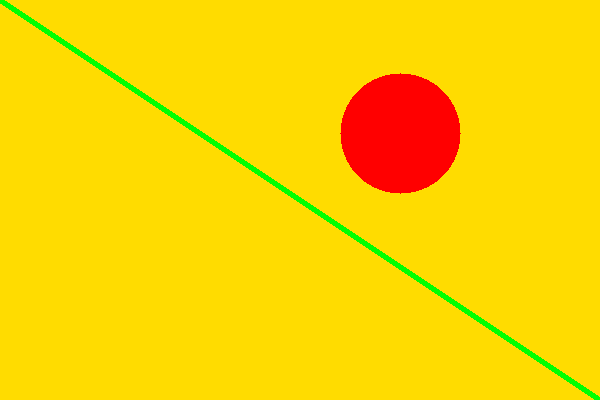
#> input picture uploads/mock_artwork_test.png, 600 x 400 px
$ python -i balance_analysis.py   (imports and definitions only)
#> lines starting #> are read from the running program, lines starting #| are printed output that depends on the picture
#> further down, picture is the input picture: shape (400, 600, 3); mean B, G, R 0, 210.2, 251
import cv2
import numpy as np

def balance_score(img):
    """
    Measures visual balance by comparing weight distribution (luminance & edges)
    across the left/right and top/bottom axes.

    Parameters:
    - img: OpenCV BGR image

    Returns:
    - balance_score: dict containing float value from 0.0 to 100.0
    """
    if img is None or img.size == 0:
        return {
            "balance_score": 0.0
        }
    h_orig, w_orig = img.shape[:2]
#> h_orig = 400; w_orig = 600
    if h_orig < 2 or w_orig < 2:
        return {
            "balance_score": 100.0
        }
    max_dim = 1000
    if max(h_orig, w_orig) > max_dim:
        scale = max_dim / float(max(h_orig, w_orig))
        img_resized = cv2.resize(img, (int(w_orig * scale), int(h_orig * scale)))
        h, w = img_resized.shape[:2]
    else:
        img_resized = img
        h, w = h_orig, w_orig
#> h = 400; w = 600

    gray = cv2.cvtColor(img_resized, cv2.COLOR_BGR2GRAY)
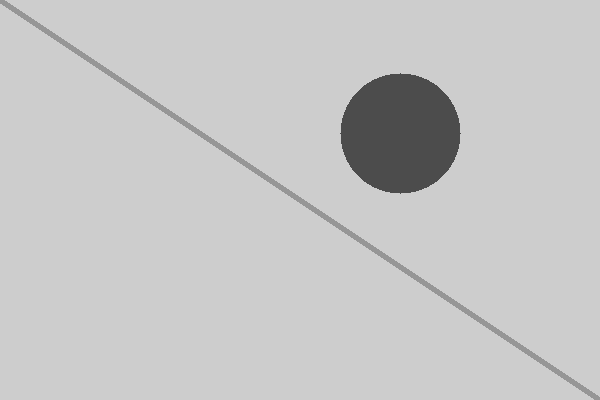
#> gray: shape (400, 600); min 76, max 205, mean 198.1

    # Compute Canny edges for detail weight
    edges = cv2.Canny(gray, 50, 150)
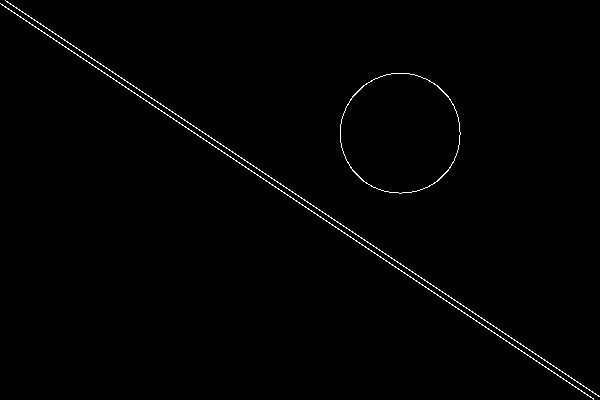
#> edges: shape (400, 600); 0.83% white in thin lines or dots

    # Define half boundary indices
    half_w = w // 2
#> half_w = 300
    half_h = h // 2
#> half_h = 200

    # Left & Right halves
    left_lum = np.mean(gray[:, :half_w])
#> left_lum = 204.1
    right_lum = np.mean(gray[:, half_w:])
#> right_lum = 192
    left_edges = np.mean(edges[:, :half_w])
#> left_edges = 1.69
    right_edges = np.mean(edges[:, half_w:])
#> right_edges = 2.53

    # Top & Bottom halves
    top_lum = np.mean(gray[:half_h, :])
#> top_lum = 192
    bottom_lum = np.mean(gray[half_h:, :])
#> bottom_lum = 204.1
    top_edges = np.mean(edges[:half_h, :])
#> top_edges = 2.53
    bottom_edges = np.mean(edges[half_h:, :])
#> bottom_edges = 1.69

    # Calculate weights (60% luminance, 40% edges/texture details)
    weight_left = 0.6 * left_lum + 0.4 * (left_edges * 255.0 / 100.0)
#> weight_left = 124.2
    weight_right = 0.6 * right_lum + 0.4 * (right_edges * 255.0 / 100.0)
#> weight_right = 117.8

    weight_top = 0.6 * top_lum + 0.4 * (top_edges * 255.0 / 100.0)
#> weight_top = 117.8
    weight_bottom = 0.6 * bottom_lum + 0.4 * (bottom_edges * 255.0 / 100.0)
#> weight_bottom = 124.2

    # Calculate balance scores
    max_lr = max(weight_left + weight_right, 1.0)
#> max_lr = 242
    lr_balance = 100.0 - (abs(weight_left - weight_right) / max_lr * 100.0)
#> lr_balance = 97.35

    max_tb = max(weight_top + weight_bottom, 1.0)
#> max_tb = 242
    tb_balance = 100.0 - (abs(weight_top - weight_bottom) / max_tb * 100.0)
#> tb_balance = 97.35

    # Average left-right and top-bottom balance
    overall_balance = 0.5 * lr_balance + 0.5 * tb_balance
#> overall_balance = 97.35

    return {
        "balance_score": float(round(overall_balance, 2))
    }

>>> import cv2
>>> picture = cv2.imread('../uploads/mock_artwork_test.png')
>>> result = balance_score(picture)
#> result = {'balance_score': 97.35}
